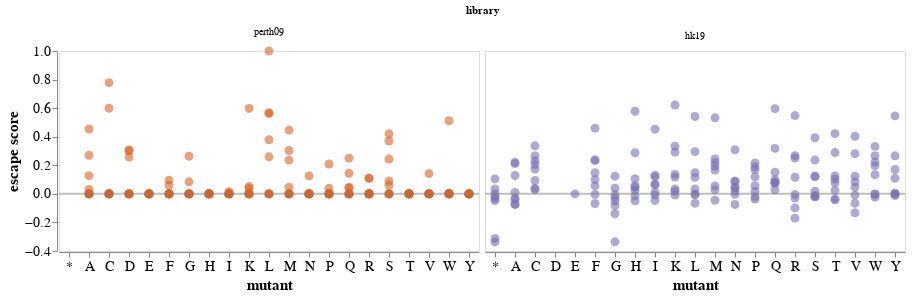

Here is the notebook cell this chart was saved with:
### Code cell
site_159 = make_aa_plot(df, site=50)

site_159

### Figure 1 — Vega-Lite specification as saved in the notebook (floating-point values rounded to 4 significant figures; data arrays with more than 128 entries replaced by an {"elided": "..."} marker saying what was removed)
{"config": {"view": {"continuousWidth": 300, "continuousHeight": 300}, "axis": {"grid": false, "labelFontSize": 14, "titleFontSize": 15}, "range": {"category": ["#7671B3", "#D86327"]}}, "data": {"name": "data-3b89528fd9fc24f5ac42c41917ec1c8b"}, "facet": {"field": "library", "sort": ["perth09", "hk19"], "type": "nominal"}, "spec": {"layer": [{"mark": {"type": "circle", "opacity": 0.6, "size": 80}, "encoding": {"color": {"field": "library", "legend": null, "type": "nominal"}, "detail": [{"field": "serum", "type": "nominal"}], "tooltip": [{"field": "serum", "type": "nominal"}, {"field": "library", "type": "nominal"}, {"field": "escape", "type": "quantitative"}], "x": {"axis": {"labelAngle": 0}, "field": "mutant", "title": "mutant", "type": "nominal"}, "y": {"field": "escape", "title": "escape score", "type": "quantitative"}}}, {"data": {"name": "data-06fd9f850666401b4599de5588b60692"}, "mark": {"type": "rule", "color": "gray", "opacity": 0.5, "size": 2}, "encoding": {"y": {"field": "y", "type": "quantitative"}}}], "height": 200}, "columns": 2, "spacing": 2, "$schema": "https://vega.github.io/schema/vega-lite/v5.8.0.json", "datasets": {"data-3b89528fd9fc24f5ac42c41917ec1c8b": {"elided": "333 records"}, "data-06fd9f850666401b4599de5588b60692": [{"y": 0}]}}
